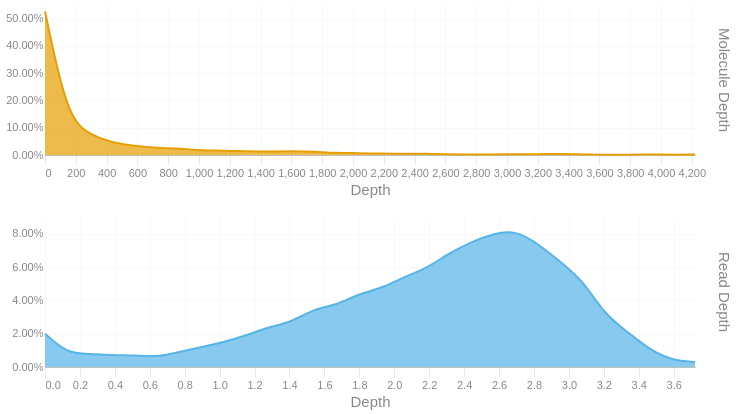

Here is the notebook cell this chart was saved with:
### Code cell
readdep = depth_hist(tb['Read Depth'], q99, 3)
readdep = readdep.with_columns(pl.lit('Read Depth').alias('Metric'))
if not SKIPLR:
    moldep = depth_hist(tb['Molecule Depth'], mol_q99, 1)
    moldep = moldep.with_columns(pl.lit('Molecule Depth').alias('Metric'))
    _hist = pl.concat([readdep, moldep])
    _hist = _hist.filter(pl.col('Proportion') != 0)
    with SafeRender(_hist):
        (
            alt.Chart(_hist)        
            .mark_area(interpolate = "basis")
            .encode(
                x=alt.X('Bin:Q').scale(domainMin=0).axis(alt.Axis(title='Depth')),
                y = alt.Y('Proportion:Q', title = None).axis(format = '.2%'),
                color = alt.Color('Metric:N').legend(None),
                row = alt.Row("Metric:N").header(title = None, labelOrient = 'right'),
                tooltip = [
                    alt.Tooltip("Metric:N", title = "Metric"),
                    alt.Tooltip('Interval:N', title = "Depth Interval"),
                    alt.Tooltip('Proportion:Q', title = "% Alignments").format('.2%')
                ]
            )
            .resolve_scale(x='independent', y='independent')
            .properties(
                height = 150, width = 650,
                usermeta={'embedOptions': {'downloadFileName': f'{samplename}.depth.hist'}}
            )
        ).display()
else:
    readdep = readdep.filter(pl.col('Proportion') != 0)
    with SafeRender(readdep):
        (
            alt.Chart(readdep)        
            .mark_area(interpolate = "basis")
            .encode(
                x=alt.X('Bin:Q').scale(domainMin=0).axis(alt.Axis(title='Depth')),
                y = alt.Y('Proportion:Q', title = None).axis(format = '.2%'),
                tooltip = [
                    alt.Tooltip('Interval:N', title = "Depth Interval"),
                    alt.Tooltip('Proportion:Q', title = "% Alignments").format('.2%')
                ]
            )
            .properties(
                usermeta={'embedOptions': {'downloadFileName': f'{samplename}.depth.hist'}}
            )
        ).display()

### Figure 1 — Vega-Lite specification as saved in the notebook (floating-point values rounded to 4 significant figures)
{"width": 650, "height": 150, "config": {"title": {"anchor": "start", "dy": -15, "fontSize": 18, "color": "#888888", "subtitleColor": "#888888", "subtitleFontSize": 14}, "arc": {"fill": "#0072B2"}, "axis": {"domainColor": "#888888", "domainWidth": 0.5, "gridWidth": 0.2, "grid": false, "titleFontWeight": 400, "titleFontSize": 15, "labelFontSize": 11, "labelColor": "#888888", "tickColor": "#888888", "tickWidth": 0.2, "titleColor": "#888888"}, "axisBand": {"grid": false}, "axisX": {"grid": true, "tickSize": 10, "domainCap": "round"}, "axisY": {"domain": false, "grid": true, "tickSize": 0, "domainCap": "round"}, "background": "transparent", "header": {"labelFontSize": 15, "labelColor": "#888888", "titleFontSize": 15, "titleFontWeight": 600, "titleColor": "#888888"}, "legend": {"labelFont": "sans-serif", "labelFontSize": 12, "labelColor": "#888888", "symbolSize": 100, "symbolType": "circle", "titleFontSize": 12, "titlePadding": 10, "titleColor": "#888888", "title": null}, "range": {"category": ["#E69F00", "#56B4E9", "#009E73", "#F0E442", "#0072B2", "#D55E00", "#CC79A7", "#000000"], "diverging": ["#cfe8f3", "#a2d4ec", "#73bfe2", "#46abdb", "#1696d2", "#12719e"]}, "area": {"fill": "#0072B2", "fillOpacity": 0.7, "line": true, "strokeOpacity": 0.7}, "line": {"color": "#0072B2", "stroke": "#0072B2", "strokeWidth": 2}, "trail": {"color": "#0072B2", "stroke": "#0072B2", "strokeWidth": 0, "size": 1}, "point": {"filled": true, "fillOpacity": 1.0, "size": 95}, "text": {"color": "#888888", "fontSize": 11, "align": "right", "fontWeight": 400, "size": 11}, "bar": {"fill": "#0072B2", "stroke": null}, "view": {"stroke": null, "continuousWidth": 660, "continuousHeight": 400}}, "data": {"name": "data-c0f6c7ac6083ee7961434e6a531a5b7a"}, "mark": {"type": "area", "interpolate": "basis"}, "encoding": {"color": {"field": "Metric", "legend": null, "type": "nominal"}, "row": {"field": "Metric", "header": {"title": null, "labelOrient": "right"}, "type": "nominal"}, "tooltip": [{"field": "Metric", "title": "Metric", "type": "nominal"}, {"field": "Interval", "title": "Depth Interval", "type": "nominal"}, {"field": "Proportion", "format": ".2%", "title": "% Alignments", "type": "quantitative"}], "x": {"axis": {"title": "Depth"}, "field": "Bin", "scale": {"domainMin": 0}, "type": "quantitative"}, "y": {"axis": {"format": ".2%"}, "field": "Proportion", "title": null, "type": "quantitative"}}, "resolve": {"scale": {"x": "independent", "y": "independent"}}, "usermeta": {"embedOptions": {"downloadFileName": "S6_Kennetcook_3562.depth.hist"}}, "$schema": "https://vega.github.io/schema/vega-lite/v6.1.0.json", "datasets": {"data-c0f6c7ac6083ee7961434e6a531a5b7a": [{"Bin": 0.0, "Interval": "0.0-0.128", "Proportion": 0.02, "Metric": "Read Depth"}, {"Bin": 0.128, "Interval": "0.128-0.257", "Proportion": 0.008, "Metric": "Read Depth"}, {"Bin": 0.257, "Interval": "0.257-0.385", "Proportion": 0.008, "Metric": "Read Depth"}, {"Bin": 0.385, "Interval": "0.385-0.513", "Proportion": 0.007, "Metric": "Read Depth"}, {"Bin": 0.513, "Interval": "0.513-0.642", "Proportion": 0.007, "Metric": "Read Depth"}, {"Bin": 0.642, "Interval": "0.642-0.77", "Proportion": 0.006, "Metric": "Read Depth"}, {"Bin": 0.77, "Interval": "0.77-0.898", "Proportion": 0.009, "Metric": "Read Depth"}, {"Bin": 0.898, "Interval": "0.898-1.027", "Proportion": 0.012, "Metric": "Read Depth"}, {"Bin": 1.027, "Interval": "1.027-1.155", "Proportion": 0.015, "Metric": "Read Depth"}, {"Bin": 1.155, "Interval": "1.155-1.283", "Proportion": 0.019, "Metric": "Read Depth"}, {"Bin": 1.283, "Interval": "1.283-1.412", "Proportion": 0.024, "Metric": "Read Depth"}, {"Bin": 1.412, "Interval": "1.412-1.54", "Proportion": 0.027, "Metric": "Read Depth"}, {"Bin": 1.54, "Interval": "1.54-1.668", "Proportion": 0.035, "Metric": "Read Depth"}, {"Bin": 1.668, "Interval": "1.668-1.797", "Proportion": 0.037, "Metric": "Read Depth"}, {"Bin": 1.797, "Interval": "1.797-1.925", "Proportion": 0.044, "Metric": "Read Depth"}, {"Bin": 1.925, "Interval": "1.925-2.053", "Proportion": 0.047, "Metric": "Read Depth"}, {"Bin": 2.053, "Interval": "2.053-2.182", "Proportion": 0.054, "Metric": "Read Depth"}, {"Bin": 2.182, "Interval": "2.182-2.31", "Proportion": 0.059, "Metric": "Read Depth"}, {"Bin": 2.31, "Interval": "2.31-2.438", "Proportion": 0.068, "Metric": "Read Depth"}, {"Bin": 2.438, "Interval": "2.438-2.567", "Proportion": 0.075, "Metric": "Read Depth"}, {"Bin": 2.567, "Interval": "2.567-2.695", "Proportion": 0.08, "Metric": "Read Depth"}, {"Bin": 2.695, "Interval": "2.695-2.823", "Proportion": 0.082, "Metric": "Read Depth"}, {"Bin": 2.823, "Interval": "2.823-2.952", "Proportion": 0.074, "Metric": "Read Depth"}, {"Bin": 2.952, "Interval": "2.952-3.08", "Proportion": 0.063, "Metric": "Read Depth"}, {"Bin": 3.08, "Interval": "3.08-3.208", "Proportion": 0.052, "Metric": "Read Depth"}, {"Bin": 3.208, "Interval": "3.208-3.337", "Proportion": 0.031, "Metric": "Read Depth"}, {"Bin": 3.337, "Interval": "3.337-3.465", "Proportion": 0.021, "Metric": "Read Depth"}, {"Bin": 3.465, "Interval": "3.465-3.593", "Proportion": 0.01, "Metric": "Read Depth"}, {"Bin": 3.593, "Interval": "3.593-3.722", "Proportion": 0.004, "Metric": "Read Depth"}, {"Bin": 3.722, "Interval": "3.722-3.85", "Proportion": 0.003, "Metric": "Read Depth"}, {"Bin": 0.0, "Interval": "0.0-145.5", "Proportion": 0.526, "Metric": "Molecule Depth"}, {"Bin": 145.5, "Interval": "145.5-291.1", "Proportion": 0.135, "Metric": "Molecule Depth"}, {"Bin": 291.1, "Interval": "291.1-436.6", "Proportion": 0.074, "Metric": "Molecule Depth"}, {"Bin": 436.6, "Interval": "436.6-582.2", "Proportion": 0.045, "Metric": "Molecule Depth"}, {"Bin": 582.2, "Interval": "582.2-727.7", "Proportion": 0.033, "Metric": "Molecule Depth"}, {"Bin": 727.7, "Interval": "727.7-873.3", "Proportion": 0.025, "Metric": "Molecule Depth"}, {"Bin": 873.3, "Interval": "873.3-1018.8", "Proportion": 0.025, "Metric": "Molecule Depth"}, {"Bin": 1019.0, "Interval": "1018.8-1164.4", "Proportion": 0.015, "Metric": "Molecule Depth"}, {"Bin": 1164.0, "Interval": "1164.4-1309.9", "Proportion": 0.017, "Metric": "Molecule Depth"}, {"Bin": 1310.0, "Interval": "1309.9-1455.5", "Proportion": 0.013, "Metric": "Molecule Depth"}, {"Bin": 1456.0, "Interval": "1455.5-1601.0", "Proportion": 0.012, "Metric": "Molecule Depth"}, {"Bin": 1601.0, "Interval": "1601.0-1746.5", "Proportion": 0.014, "Metric": "Molecule Depth"}, {"Bin": 1746.0, "Interval": "1746.5-1892.1", "Proportion": 0.012, "Metric": "Molecule Depth"}, {"Bin": 1892.0, "Interval": "1892.1-2037.6", "Proportion": 0.007, "Metric": "Molecule Depth"}, {"Bin": 2038.0, "Interval": "2037.6-2183.2", "Proportion": 0.007, "Metric": "Molecule Depth"}, {"Bin": 2183.0, "Interval": "2183.2-2328.7", "Proportion": 0.005, "Metric": "Molecule Depth"}, {"Bin": 2329.0, "Interval": "2328.7-2474.3", "Proportion": 0.004, "Metric": "Molecule Depth"}, {"Bin": 2474.0, "Interval": "2474.3-2619.8", "Proportion": 0.005, "Metric": "Molecule Depth"}, {"Bin": 2620.0, "Interval": "2619.8-2765.4", "Proportion": 0.002, "Metric": "Molecule Depth"}, {"Bin": 2765.0, "Interval": "2765.4-2910.9", "Proportion": 0.002, "Metric": "Molecule Depth"}, {"Bin": 2911.0, "Interval": "2910.9-3056.5", "Proportion": 0.002, "Metric": "Molecule Depth"}, {"Bin": 3056.0, "Interval": "3056.5-3202.0", "Proportion": 0.003, "Metric": "Molecule Depth"}, {"Bin": 3202.0, "Interval": "3202.0-3347.6", "Proportion": 0.003, "Metric": "Molecule Depth"}, {"Bin": 3348.0, "Interval": "3347.6-3493.1", "Proportion": 0.004, "Metric": "Molecule Depth"}, {"Bin": 3493.0, "Interval": "3493.1-3638.6", "Proportion": 0.002, "Metric": "Molecule Depth"}, {"Bin": 3639.0, "Interval": "3638.6-3784.2", "Proportion": 0.001, "Metric": "Molecule Depth"}, {"Bin": 3784.0, "Interval": "3784.2-3929.7", "Proportion": 0.001, "Metric": "Molecule Depth"}, {"Bin": 3930.0, "Interval": "3929.7-4075.3", "Proportion": 0.002, "Metric": "Molecule Depth"}, {"Bin": 4075.0, "Interval": "4075.3-4220.8", "Proportion": 0.001, "Metric": "Molecule Depth"}, {"Bin": 4221.0, "Interval": "4220.8-4366.37", "Proportion": 0.002, "Metric": "Molecule Depth"}]}}
